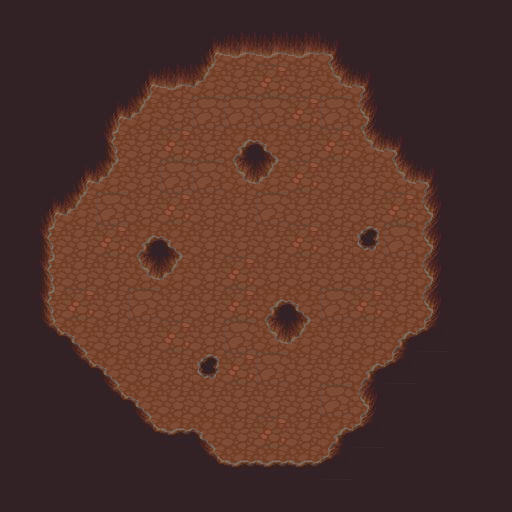

Rendered tile map (Tiled .tmx) drawn with the repository's tilesets; below, a short description and the full map source, tile grids included:
An orthogonal 16x16 tile map with 32x32 px tiles, 1 tile layer (Tile Layer 1).

<map version="1.0" orientation="orthogonal" renderorder="right-down" width="16" height="16" tilewidth="32" tileheight="32" nextobjectid="1">
 <tileset firstgid="1" name="caveTerrain" tilewidth="32" tileheight="32" tilecount="483" columns="21">
  <image source="caveTerrain.png" trans="ffffff" width="672" height="736" />
 </tileset>
 <layer name="Tile Layer 1" width="16" height="16">
  <data encoding="csv">
407,407,407,407,407,407,407,407,407,407,407,407,407,407,407,407,
407,407,407,407,407,407,421,466,466,466,422,407,407,407,407,407,
407,407,407,407,421,466,467,413,371,413,465,422,407,407,407,407,
407,407,407,421,467,413,370,370,370,371,370,444,407,407,407,407,
407,407,407,446,413,371,413,423,425,413,371,465,422,407,407,407,
407,407,421,467,413,370,370,465,467,371,413,413,465,422,407,407,
407,421,467,370,413,371,413,413,370,413,413,413,371,444,407,407,
407,446,413,371,423,425,413,413,413,371,413,464,370,444,407,407,
407,446,413,413,465,467,413,371,413,413,413,413,413,444,407,407,
407,446,371,413,370,413,413,371,423,425,370,371,413,444,407,407,
407,442,425,413,413,371,413,370,465,467,413,413,423,443,407,407,
407,407,442,425,413,413,464,371,370,413,413,423,443,407,407,407,
407,407,407,442,425,413,413,413,413,413,370,444,407,407,407,407,
407,407,407,407,442,424,425,413,371,413,423,443,407,407,407,407,
407,407,407,407,407,407,442,424,424,424,443,407,407,407,407,407,
407,407,407,407,407,407,407,407,407,407,407,407,407,407,407,407
</data>
 </layer>
</map>
